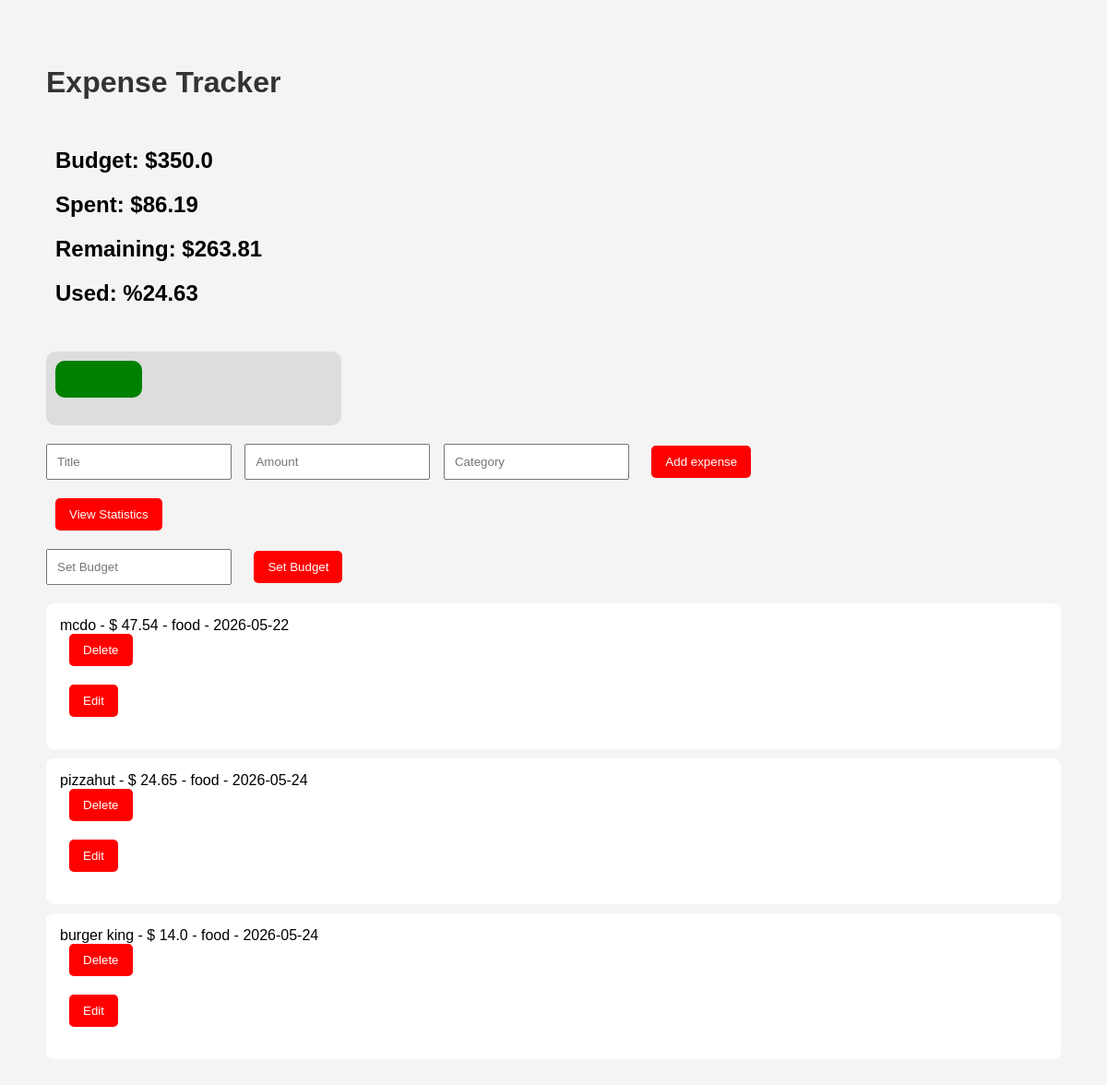
The page / on the database its author committed.
### tables this page shows
CREATE TABLE budget (
                id INTEGER PRIMARY KEY,
                amount REAL
            );

CREATE TABLE expenses(
               id INTEGER PRIMARY KEY AUTOINCREMENT,
               title TEXT,
               amount REAL,
               category Text,
               date TEXT
);

### main.py (the view)
@app.route("/")
def home():
    expenses=manager.get_all_expenses()
    status=manager.get_budget_status()
    total=manager.total_expenses()
    budget=manager.get_budget()
    percent=(total/budget)*100 if budget>0 else 0
    percent=float(percent)
    color="red" if percent > 100 else "green"
    return render_template("index.html",expenses=expenses,budget=status["budget"],total=status["total"],remaining=status["remaining"],percent=status["percent"],color=color)

### expense_manager.py (called while the page is built)
    def total_expenses(self):
        conn=sqlite3.connect("expenses.db")
        cursor=conn.cursor()
        cursor.execute("SELECT SUM(amount) FROM expenses")
        total=cursor.fetchone()[0]
        conn.close()
        return total or 0

    def get_all_expenses(self):
        conn=sqlite3.connect("expenses.db")
        cursor=conn.cursor()
        cursor.execute("SELECT * FROM expenses")
        expenses=cursor.fetchall()
        conn.close()
        return expenses

    def get_budget(self):
        conn=sqlite3.connect("expenses.db")
        cursor=conn.cursor()
        cursor.execute("SELECT amount FROM budget LIMIT 1")
        result=cursor.fetchone()
        conn.close()
        return result[0] if result else 0

    def get_budget_status(self):
        budget=self.get_budget()
        total=self.total_expenses()
        remaining=budget-total
        percent_used=0
        if budget>0:
            percent_used=(total/budget)*100
        return{
            "budget": budget,
            "total": total,
            "remaining": remaining,
            "percent": percent_used
        }

### templates/index.html (shortened to what this page needs)
<!DOCTYPE html>
<html lang="en">
<head>
    <link rel="stylesheet" href="{{ url_for('static', filename='style.css') }}">
</head>
<body>
    <h1>Expense Tracker</h1>
    <div>
        <h2>Budget: ${{  budget  }}</h2>
        <h2>Spent: ${{  total  }}</h2>
        <h2>Remaining: ${{ remaining  }}</h2>
        <h2>Used: %{{ "%.2f"|format(percent)  }}</h2>
    </div>
    <div style="width:300px; background:#ddd; border-radius:10px;">
        <div style="
            width: {{ percent  }}%;
            background: {{  color  }};
            height: 20px;
            border-radius: 10px;">
        </div>
    </div>
    <form method="POST" action="/add">
        <input type="text" name="title" placeholder="Title" required>
        <input type="number" step="0.01" name="amount" placeholder="Amount" required>
        <input type="text" name="category" placeholder="Category" required>
        <button type="submit">Add expense</button>
    </form>
    <form action="/stats" method="POST">
        <button>View Statistics</button>
    </form>
    <form method="POST" action="/set_budget">
        <input type="number" step="0.01" name="budget" placeholder="Set Budget" required>
        <button type="submit">Set Budget</button>
    </form>
    {%if expenses %}
        <ul>
        {% for expense in expenses %}
            <li>
                {{  expense[1]  }} -
                $ {{  expense[2]  }} -
                {{  expense[3]  }} -
                {{  expense[4]  }}
                <form action="/delete/{{ expense[0]  }}" method="POST">
                    <button type="submit">Delete</button>
                </form>
                <form action="/edit/{{ expense[0]  }}">
                    <button type="submit">Edit</button>
                </form>
            </li>
        {% endfor %}
        </ul>
    {% else %}
        <p>No expenses found.</p>
    {% endif %}
</body>
</html>

### static/style.css (style rules this page uses)
body { font-family: Arial; background-color: #f4f4f4; padding: 30px; margin: 20px; }
h1 { color: #333; }
div { margin-bottom: 20px; padding: 10px; background: #f4f4f4; border-radius: 8px; }
form { margin-bottom: 20px; }
input { padding: 10px; margin-right: 10px; }
button { padding: 10px 15px; margin-left: 10px; background-color: red; color: white; border: none; border-radius: 5px; cursor: pointer; }
ul { list-style: none; padding: 0; }
li { background: white; margin-bottom: 10px; padding: 15px; border-radius: 8px; }

### rows shown on the page
budget: amount "350.0"
expenses: title "mcdo", amount "47.54", category "food", date "2026-05-22"
expenses: title "pizzahut", amount "24.65", category "food", date "2026-05-24"
expenses: title "burger king", amount "14.0", category "food", date "2026-05-24"

### other values the page prints
{{ total }} "86.19"
{{ remaining }} "263.81"
{{ "%.2f"|format(percent) }} "24.63"
